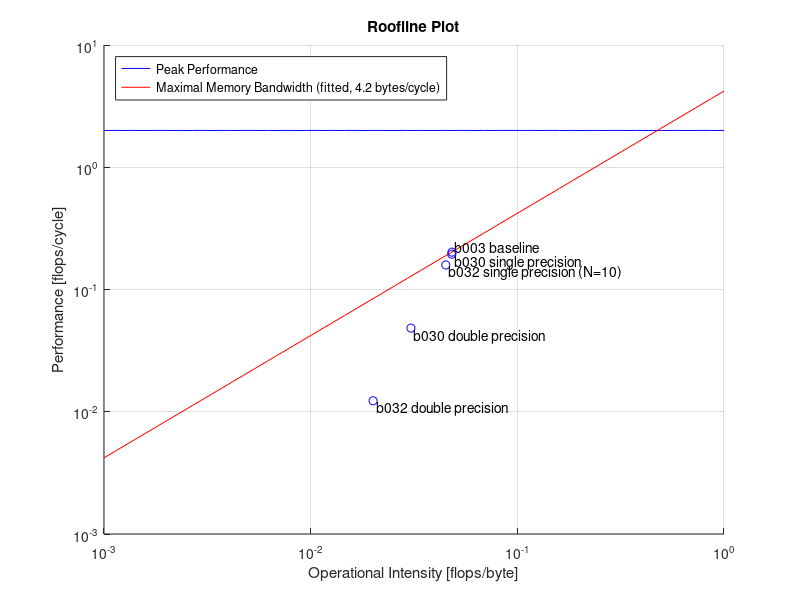

Write MATLAB code to recreate this figure.
figure;
hold on; grid on
x = logspace(-3,0);


bytesCycle = 4.2;
% flops / cycle
peakPerf = 2;
oneOpCycle = 1;

% Scalar peak performance
ys = ones(length(x),1).*peakPerf;
loglog(x,ys,'-b');

% memory bandwidth
yb = x.*bytesCycle;
loglog(x,yb,'r');

%% Baseline
% b003
cycles = 339904509856;
% #total flops = FP_COMP_OPS_EXE.SSE_SCALAR_DOUBLE +
% FP_COMP_OPS_EXE.SSE_SCALAR_SINGLE + FP_COMP_OPS_EXE.X87
flops = 14094021141 + 0 + 2304003456;
runtime = 103.235; % seconds
bytes_sec = 0.786 * 1000000000;
bytes = runtime * bytes_sec;


bandwidthCycle = bytes/cycles;
opsCycle = flops/cycles;
intensity = opsCycle/bandwidthCycle;

loglog(opsCycle, intensity, 'ob');
text(opsCycle,intensity,{' b003 baseline'},'VerticalAlignment','bottom');

%% b030 single precision
cycles = 6100009150;
% #total flops = FP_COMP_OPS_EXE.SSE_SCALAR_DOUBLE +
% FP_COMP_OPS_EXE.SSE_SCALAR_SINGLE + FP_COMP_OPS_EXE.X87
flops = 186000279 + 48000072 + 60000090;
runtime = 1.853; % seconds
bytes_sec = 0.816 * 1000000000;
bytes = runtime * bytes_sec;

bandwidthCycle = bytes/cycles;
opsCycle = flops/cycles;
intensity = opsCycle/bandwidthCycle;

loglog(opsCycle, intensity, 'ob');
text(opsCycle,intensity,{' b030 single precision'},'VerticalAlignment','top');

%% b030 double precision
cycles = 62842094263;
% #total flops = FP_COMP_OPS_EXE.SSE_SCALAR_DOUBLE +
% FP_COMP_OPS_EXE.SSE_SCALAR_SINGLE + FP_COMP_OPS_EXE.X87
flops = 1494002241 + 0 + 426000639;
runtime = 19.086; % seconds
bytes_sec = 2.082 * 1000000000;
bytes = runtime * bytes_sec;

bandwidthCycle = bytes/cycles;
opsCycle = flops/cycles;
intensity = opsCycle/bandwidthCycle;

loglog(opsCycle, intensity, 'ob');
text(opsCycle,intensity,{' b030 double precision'},'VerticalAlignment','top');

%% b032 single precision repeated
cycles = 62842094263;
% #total flops = FP_COMP_OPS_EXE.SSE_SCALAR_DOUBLE +
% FP_COMP_OPS_EXE.SSE_SCALAR_SINGLE + FP_COMP_OPS_EXE.X87
flops = 1500002250 + 642000963 + 690001035;
runtime = 16.661; % seconds
bytes_sec = 1.071 * 1000000000;
bytes = runtime * bytes_sec;

bandwidthCycle = bytes/cycles;
opsCycle = flops/cycles;
intensity = opsCycle/bandwidthCycle;

loglog(opsCycle, intensity, 'ob');
text(opsCycle,intensity,{' b032 single precision (N=10)'},'VerticalAlignment','top');

%% b032 double precision
cycles = 62842094263;
% #total flops = FP_COMP_OPS_EXE.SSE_SCALAR_DOUBLE +
% FP_COMP_OPS_EXE.SSE_SCALAR_SINGLE + FP_COMP_OPS_EXE.X87
flops = 942001413 + 0 + 318000477;
runtime = 19.236; % seconds
bytes_sec = 5.328 * 1000000000;
bytes = runtime * bytes_sec;

bandwidthCycle = bytes/cycles;
opsCycle = flops/cycles;
intensity = opsCycle/bandwidthCycle;

loglog(opsCycle, intensity, 'ob');
text(opsCycle,intensity,{' b032 double precision'},'VerticalAlignment','top');

%%
set(gca,'XScale','log')
set(gca,'YScale','log')
legend('Peak Performance', 'Maximal Memory Bandwidth (fitted, 4.2 bytes/cycle)','Location','northwest')
title('Roofline Plot')
xlabel('Operational Intensity [flops/byte]')
ylabel('Performance [flops/cycle]')
print(gcf, '-r150', 'roofline_single_vs_double.png', '-dpng');
